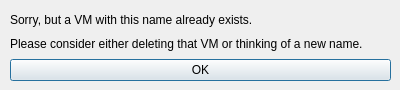
<?xml version="1.0" encoding="UTF-8"?>
<ui version="4.0">
 <class>Dialog</class>
 <widget class="QDialog" name="Dialog">
  <property name="geometry">
   <rect>
    <x>0</x>
    <y>0</y>
    <width>400</width>
    <height>90</height>
   </rect>
  </property>
  <property name="windowTitle">
   <string>Dialog</string>
  </property>
  <property name="locale">
   <locale language="English" country="UnitedStates"/>
  </property>
  <widget class="QWidget" name="gridLayoutWidget">
   <property name="geometry">
    <rect>
     <x>10</x>
     <y>10</y>
     <width>381</width>
     <height>71</height>
    </rect>
   </property>
   <layout class="QGridLayout" name="gridLayout">
    <item row="1" column="0">
     <widget class="QLabel" name="label_2">
      <property name="text">
       <string>Please consider either deleting that VM or thinking of a new name.</string>
      </property>
     </widget>
    </item>
    <item row="0" column="0">
     <widget class="QLabel" name="label">
      <property name="text">
       <string>Sorry, but a VM with this name already exists.</string>
      </property>
     </widget>
    </item>
    <item row="2" column="0">
     <widget class="QPushButton" name="pushButton">
      <property name="text">
       <string>OK</string>
      </property>
     </widget>
    </item>
   </layout>
  </widget>
 </widget>
 <resources/>
 <connections/>
</ui>
